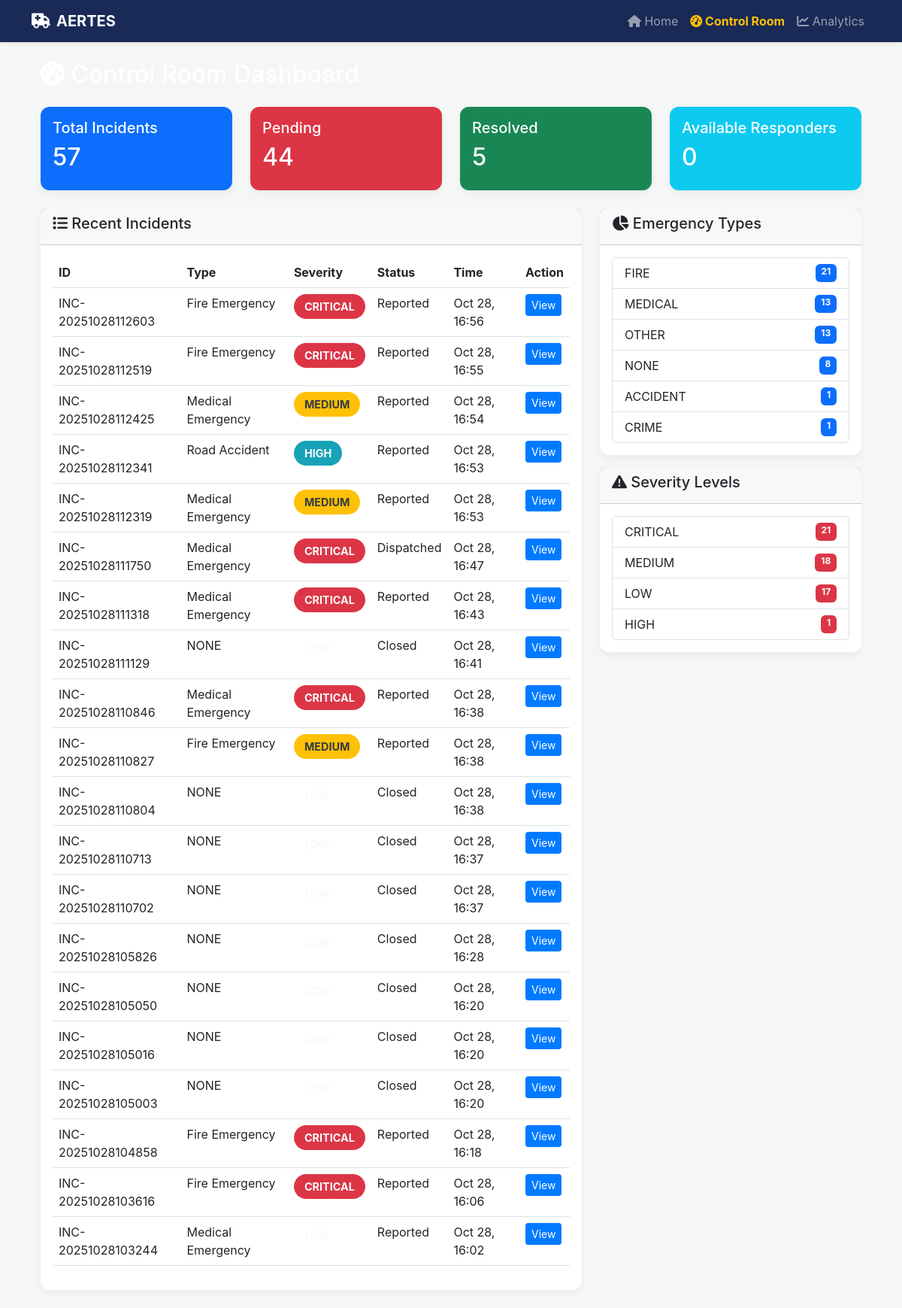
The page /dashboard/ (signed in) on the database its author committed.
### incidents/models.py (models this page shows, shortened)
class Incident(models.Model):
    EMERGENCY_TYPES = [
        ('FIRE', 'Fire Emergency'),
        ('MEDICAL', 'Medical Emergency'),
        ('ACCIDENT', 'Road Accident'),
        ('CRIME', 'Crime/Violence'),
        ('NATURAL', 'Natural Disaster'),
        ('OTHER', 'Other Emergency'),
    ]
    SEVERITY_LEVELS = [
        ('LOW', 'Low'),
        ('MEDIUM', 'Medium'),
        ('HIGH', 'High'),
        ('CRITICAL', 'Critical'),
    ]
    STATUS_CHOICES = [
        ('REPORTED', 'Reported'),
        ('DISPATCHED', 'Dispatched'),
        ('IN_PROGRESS', 'In Progress'),
        ('RESOLVED', 'Resolved'),
        ('CLOSED', 'Closed'),
    ]
    incident_id = models.CharField(max_length=20, unique=True, editable=False)
    reporter_name = models.CharField(max_length=100, blank=True, null=True)
    reporter_phone = models.CharField(max_length=15, blank=True, null=True)
    reporter_email = models.EmailField(blank=True, null=True)
    emergency_type = models.CharField(max_length=20, choices=EMERGENCY_TYPES)
    severity = models.CharField(max_length=10, choices=SEVERITY_LEVELS)
    description = models.TextField()
    voice_transcript = models.TextField(blank=True, null=True)
    latitude = models.DecimalField(max_digits=9, decimal_places=6)
    longitude = models.DecimalField(max_digits=9, decimal_places=6)
    address = models.TextField(blank=True, null=True)
    image = models.ImageField(upload_to='incident_images/', blank=True, null=True)
    ai_detection_result = models.TextField(blank=True, null=True)
    status = models.CharField(max_length=20, choices=STATUS_CHOICES, default='REPORTED')
    reported_at = models.DateTimeField(auto_now_add=True)
    dispatched_at = models.DateTimeField(blank=True, null=True)
    resolved_at = models.DateTimeField(blank=True, null=True)
    ai_confidence = models.FloatField(default=0.0)
    ai_classification = models.CharField(max_length=100, blank=True, null=True)
    class Meta:
        ordering = ['-reported_at']
        indexes = [
            models.Index(fields=['-reported_at']),
            models.Index(fields=['status']),
            models.Index(fields=['emergency_type']),
        ]

### dashboard/views.py (the view)
# urls.py: path('', views.control_room_dashboard, name='control_room'),
@user_passes_test(is_staff_user) # ENFORCES STAFF ACCESS
def control_room_dashboard(request):
    recent_incidents = Incident.objects.all()[:20]
    active_incidents = Incident.objects.filter(
        status__in=['REPORTED', 'DISPATCHED', 'IN_PROGRESS']
    )
    total_incidents = Incident.objects.count()
    resolved_incidents = Incident.objects.filter(status='RESOLVED').count()
    pending_incidents = Incident.objects.filter(
        status__in=['REPORTED', 'DISPATCHED', 'IN_PROGRESS']
    ).count()
    type_breakdown = Incident.objects.values('emergency_type').annotate(
        count=Count('id')
    ).order_by('-count')
    severity_breakdown = Incident.objects.values('severity').annotate(
        count=Count('id')
    ).order_by('-count')
    available_responders = Responder.objects.filter(
        status='AVAILABLE',
        is_active=True
    )
    active_incidents_list = []
    for incident in active_incidents:
        try:
            lat = float(incident.latitude) if incident.latitude else 0
            lng = float(incident.longitude) if incident.longitude else 0
            active_incidents_list.append({
                'incident_id': incident.incident_id,
                'latitude': lat,
                'longitude': lng,
                'emergency_type': incident.get_emergency_type_display(),
                'severity': incident.get_severity_display(),
                'status': incident.get_status_display()
            })
        except (ValueError, TypeError, AttributeError):
            continue
    active_incidents_json = json.dumps(active_incidents_list)
    context = {
        'recent_incidents': recent_incidents,
        'active_incidents': active_incidents,
        'active_incidents_json': active_incidents_json,
        'total_incidents': total_incidents,
        'resolved_incidents': resolved_incidents,
        'pending_incidents': pending_incidents,
        'type_breakdown': type_breakdown,
        'severity_breakdown': severity_breakdown,
        'available_responders': available_responders,
    }
    return render(request, 'dashboard/control_room.html', context)

### dashboard/views.py (called while the page is built)
def is_staff_user(user):
    return user.is_authenticated and user.is_staff

### templates/dashboard/control_room.html (shortened to what this page needs)
{% extends 'base.html' %}
{% block content %}
<div class="container-fluid">
    <h2 class="text-white mb-4"><i class="fas fa-tachometer-alt"></i> Control Room Dashboard</h2>
    <div class="row mb-4">
        <div class="col-md-3">
            <div class="card text-white bg-primary">
                <div class="card-body">
                    <h5 class="card-title">Total Incidents</h5>
                    <h2>{{ total_incidents }}</h2>
                </div>
            </div>
        </div>
        <div class="col-md-3">
            <div class="card text-white bg-danger">
                <div class="card-body">
                    <h5 class="card-title">Pending</h5>
                    <h2>{{ pending_incidents }}</h2>
                </div>
            </div>
        </div>
        <div class="col-md-3">
            <div class="card text-white bg-success">
                <div class="card-body">
                    <h5 class="card-title">Resolved</h5>
                    <h2>{{ resolved_incidents }}</h2>
                </div>
            </div>
        </div>
        <div class="col-md-3">
            <div class="card text-white bg-info">
                <div class="card-body">
                    <h5 class="card-title">Available Responders</h5>
                    <h2>{{ available_responders.count }}</h2>
                </div>
            </div>
        </div>
    </div>
    <div class="row">
        <div class="col-lg-8">
            <div class="card">
                <div class="card-header">
                    <h5><i class="fas fa-list"></i> Recent Incidents</h5>
                </div>
                <div class="card-body">
                    <div class="table-responsive">
                        <table class="table table-hover">
                            <thead>
                                <tr>
                                    <th>ID</th>
                                    <th>Type</th>
                                    <th>Severity</th>
                                    <th>Status</th>
                                    <th>Time</th>
                                    <th>Action</th>
                                </tr>
                            </thead>
                            <tbody>
                                {% for incident in recent_incidents %}
                                <tr>
                                    <td>{{ incident.incident_id }}</td>
                                    <td>{{ incident.get_emergency_type_display }}</td>
                                    <td><span class="emergency-badge severity-{{ incident.severity }}">{{ incident.severity }}</span></td>
                                    <td>{{ incident.get_status_display }}</td>
                                    <td>{{ incident.reported_at|date:"M d, H:i" }}</td>
                                    <td>
                                        <a href="{% url 'incidents:incident_detail' incident.incident_id %}" class="btn btn-sm btn-primary">
                                            View
                                        </a>
                                    </td>
                                </tr>
                                {% endfor %}
                            </tbody>
                        </table>
                    </div>
                </div>
            </div>
        </div>
        <div class="col-lg-4">
            <div class="card mb-3">
                <div class="card-header">
                    <h5><i class="fas fa-chart-pie"></i> Emergency Types</h5>
                </div>
                <div class="card-body">
                    <ul class="list-group">
                        {% for item in type_breakdown %}
                        <li class="list-group-item d-flex justify-content-between">
                            <span>{{ item.emergency_type }}</span>
                            <span class="badge bg-primary">{{ item.count }}</span>
                        </li>
                        {% endfor %}
                    </ul>
                </div>
            </div>
            <div class="card">
                <div class="card-header">
                    <h5><i class="fas fa-exclamation-triangle"></i> Severity Levels</h5>
                </div>
                <div class="card-body">
                    <ul class="list-group">
                        {% for item in severity_breakdown %}
                        <li class="list-group-item d-flex justify-content-between">
                            <span>{{ item.severity }}</span>
                            <span class="badge bg-danger">{{ item.count }}</span>
                        </li>
                        {% endfor %}
                    </ul>
                </div>
            </div>
        </div>
    </div>
</div>
{% endblock %}

### templates/base.html (style rules this page uses)
:root { --color-primary: #192A56; --color-secondary: #007BFF; --color-success: #28A745; --color-danger: #DC3545; --color-warning: #FFC107; --color-info: #17A2B8; --color-background: #F4F7F6; --color-text-light: #F8F9FA; }
body { font-family: 'Inter', sans-serif; background: var(--color-background); min-height: 100vh; color: var(--color-primary); }
.card { border: none; border-radius: 12px; box-shadow: 0 4px 10px rgba(0, 0, 0, 0.05); transition: transform 0.2s; }
.btn-primary { background: var(--color-secondary); border: none; }
.status-REPORTED, .severity-MEDIUM { background-color: var(--color-warning); color: #343a40 !important; }
.status-DISPATCHED, .severity-HIGH { background-color: var(--color-info); }
.status-IN_PROGRESS, .severity-CRITICAL { background-color: var(--color-danger); }
.emergency-badge { padding: 6px 14px; border-radius: 20px; font-weight: bold; font-size: 0.9rem; color: var(--color-text-light); display: inline-block; }

### rows shown on the page
Incident: incident_id "INC-20251028112603", emergency_type "Fire Emergency", severity "CRITICAL", status "Reported", reported_at "Oct 28, 16:56"
Incident: incident_id "INC-20251028112519", emergency_type "Fire Emergency", severity "CRITICAL", status "Reported", reported_at "Oct 28, 16:55"
Incident: incident_id "INC-20251028112425", emergency_type "Medical Emergency", severity "MEDIUM", status "Reported", reported_at "Oct 28, 16:54"
Incident: incident_id "INC-20251028112341", emergency_type "Road Accident", severity "HIGH", status "Reported", reported_at "Oct 28, 16:53"
Incident: incident_id "INC-20251028112319", emergency_type "Medical Emergency", severity "MEDIUM", status "Reported", reported_at "Oct 28, 16:53"
Incident: incident_id "INC-20251028111750", emergency_type "Medical Emergency", severity "CRITICAL", status "Dispatched", reported_at "Oct 28, 16:47"
Incident: incident_id "INC-20251028111318", emergency_type "Medical Emergency", severity "CRITICAL", status "Reported", reported_at "Oct 28, 16:43"
Incident: incident_id "INC-20251028111129", emergency_type "NONE", status "Closed", reported_at "Oct 28, 16:41"
Incident: incident_id "INC-20251028110846", emergency_type "Medical Emergency", severity "CRITICAL", status "Reported", reported_at "Oct 28, 16:38"
Incident: incident_id "INC-20251028110827", emergency_type "Fire Emergency", severity "MEDIUM", status "Reported", reported_at "Oct 28, 16:38"
Incident: incident_id "INC-20251028110804", emergency_type "NONE", status "Closed", reported_at "Oct 28, 16:38"
Incident: incident_id "INC-20251028110713", emergency_type "NONE", status "Closed", reported_at "Oct 28, 16:37"
Incident: incident_id "INC-20251028110702", emergency_type "NONE", status "Closed", reported_at "Oct 28, 16:37"
Incident: incident_id "INC-20251028105826", emergency_type "NONE", status "Closed", reported_at "Oct 28, 16:28"
Incident: incident_id "INC-20251028105050", emergency_type "NONE", status "Closed", reported_at "Oct 28, 16:20"
Incident: incident_id "INC-20251028105016", emergency_type "NONE", status "Closed", reported_at "Oct 28, 16:20"
Incident: incident_id "INC-20251028105003", emergency_type "NONE", status "Closed", reported_at "Oct 28, 16:20"
Incident: incident_id "INC-20251028104858", emergency_type "Fire Emergency", severity "CRITICAL", status "Reported", reported_at "Oct 28, 16:18"
Incident: incident_id "INC-20251028103616", emergency_type "Fire Emergency", severity "CRITICAL", status "Reported", reported_at "Oct 28, 16:06"
Incident: incident_id "INC-20251028103244", emergency_type "Medical Emergency", status "Reported", reported_at "Oct 28, 16:02"

### other values the page prints
{{ total_incidents }} "57"
{{ pending_incidents }} "44"
{{ resolved_incidents }} "5"
{{ available_responders.count }} "0"
{{ item.emergency_type }} "FIRE" "MEDICAL" "OTHER" "NONE" "ACCIDENT" "CRIME"
{{ item.count }} "21" "13" "13" "8" "1" "1"
{{ item.severity }} "CRITICAL" "MEDIUM" "LOW" "HIGH"
{{ item.count }} "21" "18" "17" "1"
